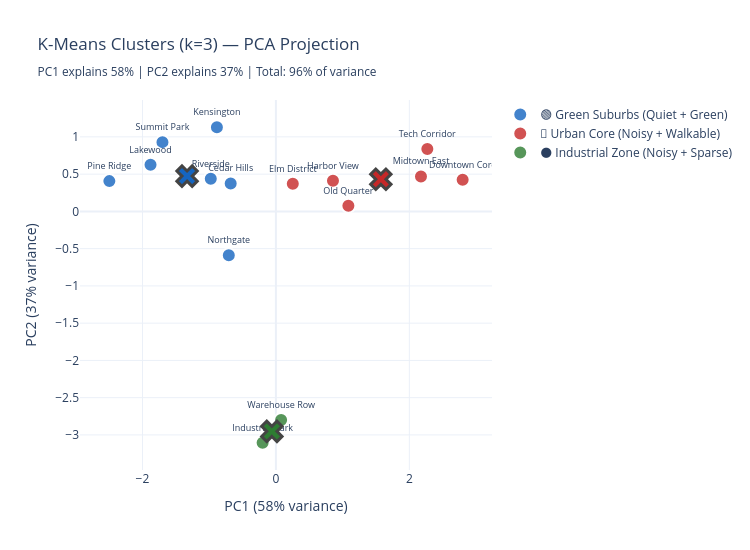

Source (notebook cell):
### Markdown cell above
### 3.5 — Visualize Clusters: 2D Scatter with PCA

Since our data has 4 dimensions, we use **Principal Component Analysis (PCA)** to project it onto 2 dimensions for visualization. PCA finds the two directions that capture the most variance.

> **💡 Teaching Moment:** PCA is a dimensionality reduction technique — it doesn't change the clustering results, it just helps us *see* them. The percentage shown on each axis tells you how much information that axis captures.

### Code cell
# Step 3.5: PCA projection and cluster visualization
pca = PCA(n_components=2)
X_pca = pca.fit_transform(X_scaled)

profiles['pca1'] = X_pca[:, 0]
profiles['pca2'] = X_pca[:, 1]

# Project cluster centers to PCA space
centers_pca = pca.transform(km3.cluster_centers_)

# Build scatter plot
color_map = {0: '#1565C0', 1: '#C62828', 2: '#2E7D32'}
fig = go.Figure()

for cl in sorted(profiles['cluster'].unique()):
    subset = profiles[profiles['cluster'] == cl]
    name = cluster_names.get(cl, f'Cluster {cl}')
    fig.add_trace(go.Scatter(
        x=subset['pca1'], y=subset['pca2'],
        mode='markers+text',
        text=subset['nbhd_name'],
        textposition='top center',
        textfont=dict(size=9),
        marker=dict(size=14, color=color_map[cl], opacity=0.8,
                    line=dict(width=2, color='white')),
        name=name,
        hovertemplate='<b>%{text}</b><br>PC1: %{x:.2f}<br>PC2: %{y:.2f}<extra></extra>'
    ))

# Plot centroids
for i, (cx, cy) in enumerate(centers_pca):
    fig.add_trace(go.Scatter(
        x=[cx], y=[cy], mode='markers',
        marker=dict(size=18, color=color_map[i], symbol='x', line=dict(width=3)),
        name=f'Centroid {i}', showlegend=False
    ))

fig.update_layout(
    title=f'K-Means Clusters (k=3) — PCA Projection<br><sub>PC1 explains {pca.explained_variance_ratio_[0]:.0%} | PC2 explains {pca.explained_variance_ratio_[1]:.0%} | Total: {pca.explained_variance_ratio_.sum():.0%} of variance</sub>',
    xaxis_title=f'PC1 ({pca.explained_variance_ratio_[0]:.0%} variance)',
    yaxis_title=f'PC2 ({pca.explained_variance_ratio_[1]:.0%} variance)',
    template='plotly_white', width=750, height=550,
)
fig.show()

print(f"PCA captures {pca.explained_variance_ratio_.sum():.0%} of the total variance in 2 dimensions.")
print(f"\nPCA loadings (what each PC emphasizes):")
loadings = pd.DataFrame(pca.components_.T, columns=['PC1', 'PC2'], index=features)
print(loadings.round(3).to_string())

### Figure 1 — Plotly figure (JSON) as saved in the notebook; plotly's stock layout.template omitted (floating-point values rounded to 4 significant figures)
{"data": [{"hovertemplate": "<b>%{text}</b><br>PC1: %{x:.2f}<br>PC2: %{y:.2f}<extra></extra>", "marker": {"color": "#1565C0", "line": {"color": "white", "width": 2}, "opacity": 0.8, "size": 14}, "mode": "markers+text", "name": "🟢 Green Suburbs (Quiet + Green)", "text": ["Cedar Hills", "Kensington", "Lakewood", "Northgate", "Pine Ridge", "Riverside", "Summit Park"], "textfont": {"size": 9}, "textposition": "top center", "type": "scatter", "x": [-0.6775, -0.8842, -1.879, -0.706, -2.496, -0.976, -1.7], "y": [0.3756, 1.129, 0.6254, -0.5891, 0.4062, 0.439, 0.9294]}, {"hovertemplate": "<b>%{text}</b><br>PC1: %{x:.2f}<br>PC2: %{y:.2f}<extra></extra>", "marker": {"color": "#C62828", "line": {"color": "white", "width": 2}, "opacity": 0.8, "size": 14}, "mode": "markers+text", "name": "🔴 Urban Core (Noisy + Walkable)", "text": ["Downtown Core", "Elm District", "Harbor View", "Midtown East", "Old Quarter", "Tech Corridor"], "textfont": {"size": 9}, "textposition": "top center", "type": "scatter", "x": [2.799, 0.2533, 0.8557, 2.175, 1.087, 2.27], "y": [0.4255, 0.3715, 0.41, 0.4684, 0.07582, 0.8369]}, {"hovertemplate": "<b>%{text}</b><br>PC1: %{x:.2f}<br>PC2: %{y:.2f}<extra></extra>", "marker": {"color": "#2E7D32", "line": {"color": "white", "width": 2}, "opacity": 0.8, "size": 14}, "mode": "markers+text", "name": "⚫ Industrial Zone (Noisy + Sparse)", "text": ["Industrial Park", "Warehouse Row"], "textfont": {"size": 9}, "textposition": "top center", "type": "scatter", "x": [-0.1989, 0.07845], "y": [-3.105, -2.799]}, {"marker": {"color": "#1565C0", "line": {"width": 3}, "size": 18, "symbol": "x"}, "mode": "markers", "name": "Centroid 0", "showlegend": false, "type": "scatter", "x": [-1.331], "y": [0.4737]}, {"marker": {"color": "#C62828", "line": {"width": 3}, "size": 18, "symbol": "x"}, "mode": "markers", "name": "Centroid 1", "showlegend": false, "type": "scatter", "x": [1.573], "y": [0.4314]}, {"marker": {"color": "#2E7D32", "line": {"width": 3}, "size": 18, "symbol": "x"}, "mode": "markers", "name": "Centroid 2", "showlegend": false, "type": "scatter", "x": [-0.06021], "y": [-2.952]}], "layout": {"height": 550, "title": {"text": "K-Means Clusters (k=3) — PCA Projection<br><sub>PC1 explains 58% | PC2 explains 37% | Total: 96% of variance</sub>"}, "width": 750, "xaxis": {"title": {"text": "PC1 (58% variance)"}}, "yaxis": {"title": {"text": "PC2 (37% variance)"}}}}
